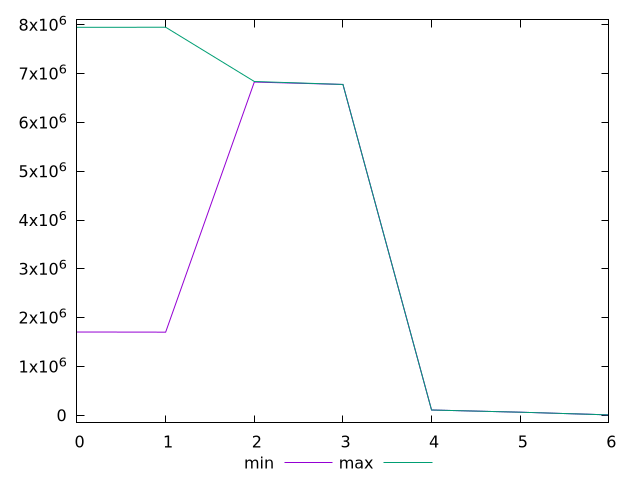

The gnuplot source for this figure:
$_min <<EOF
0 1704956
1 1702593
2 6827167
3 6777187
4 107089
5 61919
6 6614
EOF
$_max <<EOF
0 7948796
1 7949472
2 6837611
3 6777237
4 107112
5 61927
6 6621
EOF
set key outside below
set terminal pngcairo
set output "report_00006_2020-11-02T20-21-41.718Z/total-byte-weight/progession_min_max.png"
set yrange [-152243.16:8108329.16]
plot $_min title "min" with line ,$_max title "max" with line ,
